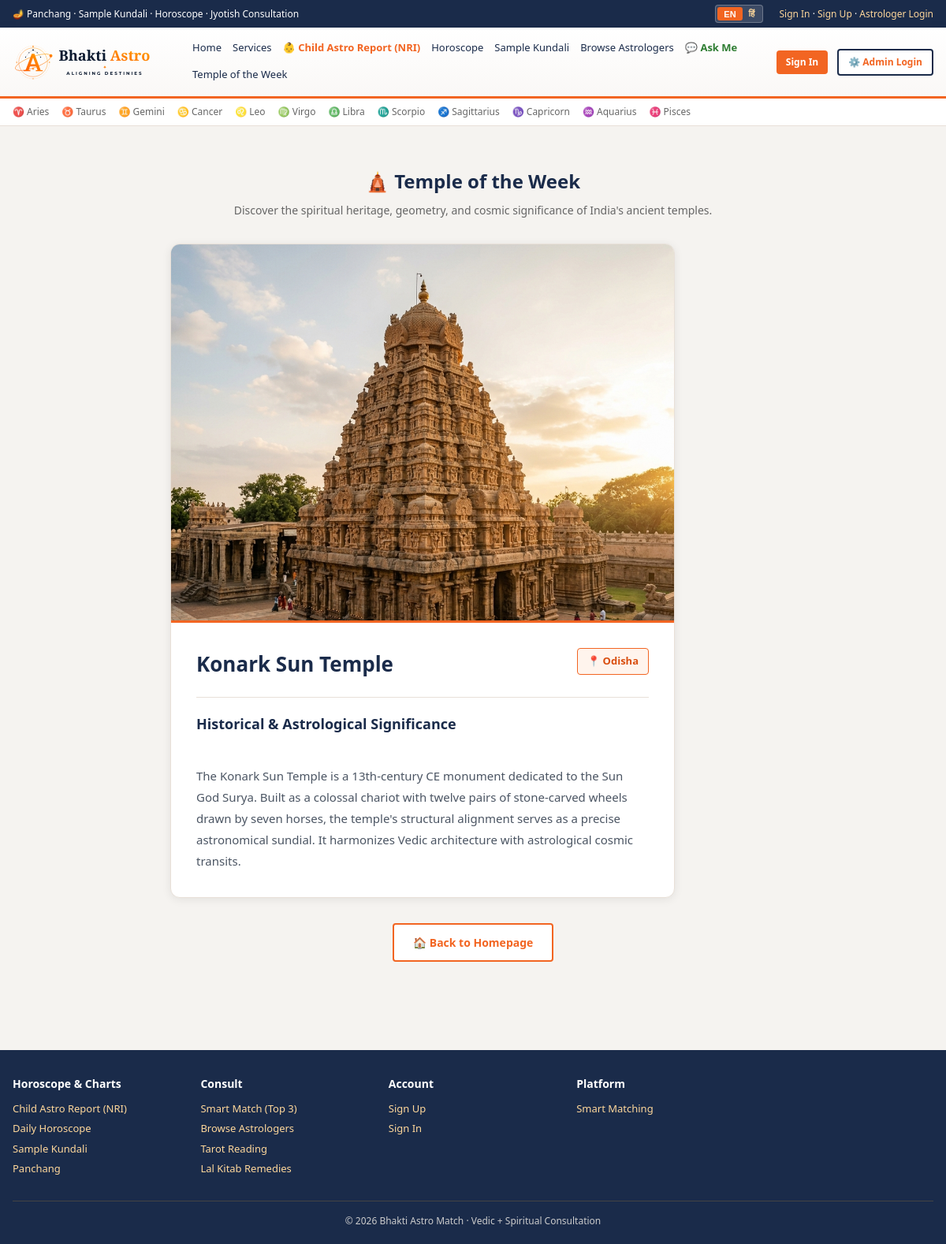
Page /tools/temple-of-the-week on the committed database.
### app/models.py (models this page shows)
class TempleOfTheWeek(SQLModel, table=True):
    id: Optional[int] = Field(default=None, primary_key=True)
    name: str = Field(default="")
    location: str = Field(default="")
    description: str = Field(default="")
    image_url: str = Field(default="/static/images/temple_of_the_week.jpg")
    is_active: bool = Field(default=True)
    created_at: datetime = Field(default_factory=datetime.utcnow)

### app/routes/tools_routes.py (the view)
@router.get("/temple-of-the-week", response_class=HTMLResponse)
def temple_of_the_week_page(request: Request, session: Session = Depends(get_session)):
    user = current_user(request, session)
    temple = session.exec(select(TempleOfTheWeek).where(TempleOfTheWeek.is_active == True)).first()
    if not temple:
        temple = TempleOfTheWeek(
            name="Konark Sun Temple",
            location="Odisha",
            description="The Konark Sun Temple is a 13th-century CE monument dedicated to the Sun God Surya. Built as a colossal chariot with twelve pairs of stone-carved wheels drawn by seven horses, the temple's structural alignment serves as a precise astronomical sundial. It harmonizes Vedic architecture with astrological cosmic transits.",
            image_url="/static/images/temple_of_the_week.jpg"
        )
    return templates.TemplateResponse(
        request,
        "temple_of_the_week.html",
        {
            "user": user,
            "temple": temple
        }
    )

### app/templates/temple_of_the_week.html (shortened to what this page needs)
{% extends "base.html" %}
{% set lang = request.cookies.get('lang', 'en') %}
{% block content %}
<div style="max-width: 800px; margin: 32px auto; padding: 0 16px;">
  <h1 class="as-page-title" style="text-align: center; margin-bottom: 8px;">🛕 {{ "Temple of the Week"|t(lang) }}</h1>
  <p class="as-page-sub" style="text-align: center; margin-bottom: 32px;">{{ "Discover the spiritual heritage, geometry, and cosmic significance of India's ancient temples."|t(lang) }}</p>
  <div class="as-panel" style="padding: 0; overflow: hidden; border-radius: 12px; border: 1px solid var(--as-border); background: #fff; box-shadow: var(--as-shadow);">
    <div style="width: 100%; max-height: 480px; overflow: hidden; border-bottom: 3px solid var(--as-orange);">
      <img src="{{ temple.image_url }}" alt="{{ temple.name }}" style="width: 100%; height: auto; display: block; object-fit: cover;">
    </div>
    <div style="padding: 32px;">
      <div style="display: flex; align-items: center; justify-content: space-between; flex-wrap: wrap; gap: 12px; margin-bottom: 16px;">
        <h2 style="color: var(--as-navy); font-size: 26px; font-weight: 700; margin: 0;">{{ temple.name }}</h2>
        <span class="as-badge as-badge-success" style="font-size: 13px; font-weight: 700; padding: 6px 12px; background: var(--as-orange-light); color: var(--as-orange-dark); border: 1px solid var(--as-orange);">
          📍 {{ temple.location }}
        </span>
      </div>
      <div style="height: 1px; background: var(--as-border); margin: 20px 0;"></div>
      <h3 style="color: var(--as-navy); font-size: 18px; font-weight: 600; margin-top: 0; margin-bottom: 12px;">{{ "Historical & Astrological Significance"|t(lang) }}</h3>
      <p style="color: #4b5563; font-size: 15px; line-height: 1.8; margin: 0; white-space: pre-line;">
        {{ temple.description }}
      </p>
    </div>
  </div>
  <div style="margin-top: 32px; text-align: center;">
    <a href="/" class="as-btn as-btn-outline" style="padding: 12px 24px; font-weight: 600;">
      🏠 {{ "Back to Homepage"|t(lang) }}
    </a>
  </div>
</div>
{% endblock %}

### app/static/css/theme.css (style rules this page uses)
:root { --as-orange: #f26522; --as-orange-dark: #d94e0f; --as-orange-light: #fff4ed; --as-navy: #1a2b4a; --as-gold: #c9a227; --as-border: #e8e0d8; --as-text: #333; --as-muted: #666; --as-green: #2e7d32; --as-shadow: 0 2px 12px rgba(0, 0, 0, 0.08); }
* { box-sizing: border-box; }
body.as-body { margin: 0; font-family: "Segoe UI", Tahoma, Geneva, Verdana, sans-serif; color: var(--as-text); background: #f5f3f0; line-height: 1.5; }
a { color: var(--as-orange-dark); text-decoration: none; }
.as-btn { display: inline-block; padding: 8px 18px; border-radius: 4px; font-weight: 600; font-size: 14px; border: none; cursor: pointer; text-decoration: none !important; text-align: center; }
.as-btn-outline { background: #fff; color: var(--as-orange) !important; border: 2px solid var(--as-orange); }
.as-badge { display: inline-block; background: rgba(255,255,255,0.2); padding: 4px 10px; border-radius: 4px; font-size: 12px; margin-bottom: 8px; }
.as-panel { background: #fff; border: 1px solid var(--as-border); border-radius: 8px; padding: 24px; box-shadow: var(--as-shadow); max-width: 640px; }
.as-page-title { font-size: 24px; color: var(--as-navy); margin: 0 0 8px; }
.as-page-sub { color: var(--as-muted); margin: 0 0 20px; font-size: 14px; }

### rows in the picture
TempleOfTheWeek: image_url (picture), name "Konark Sun Temple", location "Odisha", description "The Konark Sun Temple is a 13th-century CE monument dedicated to the Sun God Surya. Built as a colossal chariot with twelve pairs of stone-carved wheels drawn by seven horses, the temple's structural alignment serves as a precise astronomical sundial. It harmonizes Vedic architecture with astrological cosmic transits."

### other values in the picture
{{ "Panchang · Sample Kundali · Horoscope · Jyotish Consultation"|t(lang) }} "Panchang · Sample Kundali · Horoscope · Jyotish Consultation"
{{ "Sign In"|t(lang) }} "Sign In"
{{ "Sign Up"|t(lang) }} "Sign Up"
{{ "Astrologer Login"|t(lang) }} "Astrologer Login"
{{ "ALIGNING DESTINIES"|t(lang) }} "ALIGNING DESTINIES"
{{ "Home"|t(lang) }} "Home"
{{ "Services"|t(lang) }} "Services"
{{ "Child Astro Report (NRI)"|t(lang) }} "Child Astro Report (NRI)"
{{ "Horoscope"|t(lang) }} "Horoscope"
{{ "Sample Kundali"|t(lang) }} "Sample Kundali"
{{ "Browse Astrologers"|t(lang) }} "Browse Astrologers"
{{ "Ask Me"|t(lang) }} "Ask Me"
{{ "Temple of the Week"|t(lang) }} "Temple of the Week"
{{ "Admin Login"|t(lang) }} "Admin Login"
{{ sym }} "♈" "♉" "♊" "♋" "♌" "♍" "♎" "♏" "♐" "♑" "♒" "♓"
